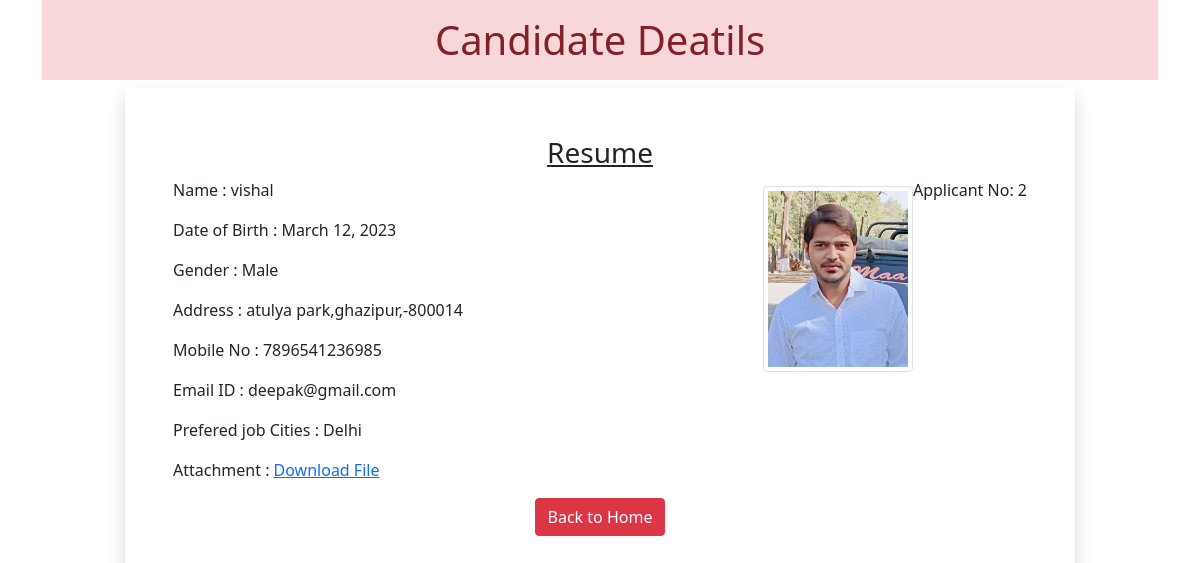
/2, run on the app's committed database.
### myapp/models.py (models this page shows)
class Resume(models.Model):
    name = models.CharField(max_length=100)
    dob = models.DateField(auto_now=False , auto_created=False)
    gender = models.CharField(max_length=10)
    locality = models.CharField(max_length=100)
    city = models.CharField(max_length=100)
    pin = models.PositiveBigIntegerField()
    states = models.CharField(choices= STATE_CHOICES, max_length=100)
    mobile = models.PositiveBigIntegerField()
    email = models.EmailField()
    job_city = models.CharField(max_length=50)
    profile_image = models.ImageField(upload_to='profileimg' , blank=True)
    my_file = models.FileField(upload_to='doc',blank=True)

### myapp/views.py (the view)
# urls.py: path('<int:pk>',views.CandidateView.as_view(),name='candidate'),
class CandidateView(View):
    def get(self,request,pk):
        candidate = Resume.objects.get(pk = pk)
        return render(request , 'myapp/candidate.html',{'candidate':candidate})

### myapp/templatetags/myfilter.py (called while the page is built)
@register.filter(name='remove_special')
def remove_char(value,arg):
    print(arg)
    print("Value : " , value)
    for charter in arg:
        value = value.replace(charter , "")
        print(charter)
    return value

### myapp/templates/myapp/candidate.html (shortened to what this page needs)
<!DOCTYPE html>
{% load myfilter %}
<html lang="en">
<head>
    <link href="https://cdn.jsdelivr.net/npm/bootstrap@5.0.2/dist/css/bootstrap.min.css" rel="stylesheet">
</head>
<body>
    <div class="container">
        <h1 class="alert-danger text-center p-3">Candidate Deatils</h1>
        <div class="row">
            <div class="col-sm-10 shadow p-5 offset-sm-1">
                <h3 class="text-center"><u>Resume</u></h3>
                <p class="float-end">Applicant No: {{candidate.id}}</p>
                <img src="{{candidate.profile_image.url}}" alt="" class="img-fluid img-thumbnail float-end mt-2" width="150" height="150">
                <p>Name : {{candidate.name}}</p>
                <p>Date of Birth : {{candidate.dob}}</p>
                <p>Gender : {{candidate.gender}}</p>
                <p>Address : {{candidate.locality}},{{candidate.city}},{{candidate.state}}-{{candidate.pin}}</p>
                <p>Mobile No : {{candidate.mobile}}</p>
                <p>Email ID : {{candidate.email}}</p>
                <p>Prefered job Cities : {{candidate.job_city|remove_special:"[] , '' "}}</p>
                <p>Attachment : <a href="{{candidate.my_file.url}}">Download File</a></p>
                <div class="text-center">
                    <a href="/" class="btn btn-danger">Back to Home</a>
                </div>
            </div>
        </div>
    </div>
</body>
</html>

### data on the page
Resume: id "2", profile_image (picture), name "vishal", dob "March 12, 2023", gender "Male", locality "atulya park", city "ghazipur", pin "800014", mobile "7896541236985", email "deepak@gmail.com", job_city|remove_special "Delhi"
